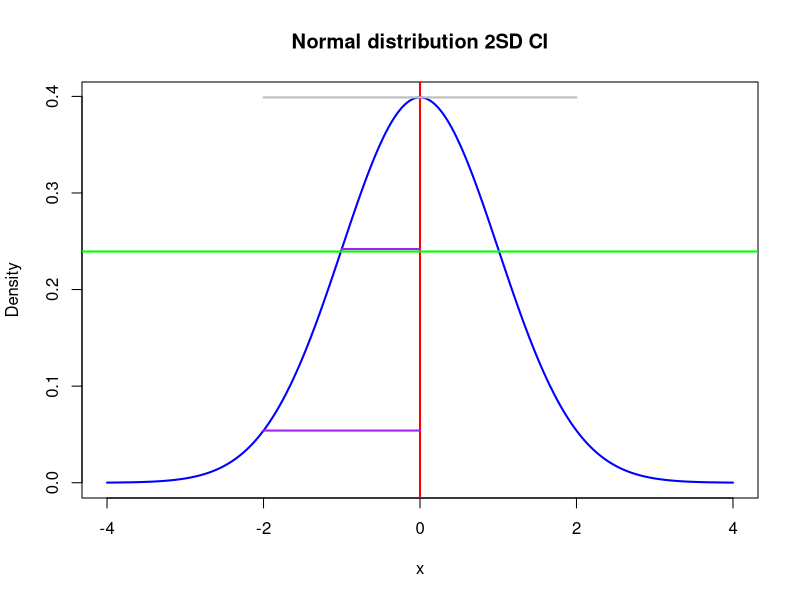

This figure's R source:
## ---- chunk 1
# edited code, not mine completely, just wanted to quickly demonstrate something visually
mean_value <- 0
sd_value <- 1

x <- seq(-4, 4, length=1000)

y <- dnorm(x, mean = mean_value, sd = sd_value)

plot(x, y, type = "l", col = "blue", lwd = 2, xlab = "x", ylab = "Density",
     main = "Normal distribution 2SD CI")

abline(v = mean_value, col = "red", lwd = 2)

abline(h = max(y)*.6, col = "green", lwd = 2)

segments(x0 = -sd_value, x1 = mean_value, y0 = dnorm(-1, mean = mean_value, sd = sd_value),
         y1 = dnorm(-1, mean = mean_value, sd = sd_value), col = "purple", lwd = 2)
segments(x0 = -sd_value*2, x1 = mean_value, y0 = dnorm(2, mean = mean_value, sd = sd_value),
         y1 = dnorm(2, mean = mean_value, sd = sd_value), col = "purple", lwd = 2)

segments(x0 = -sd_value*2, x1 = sd_value*2, y0 = max(y),
         y1 = max(y), col = "grey", lwd = 2)


